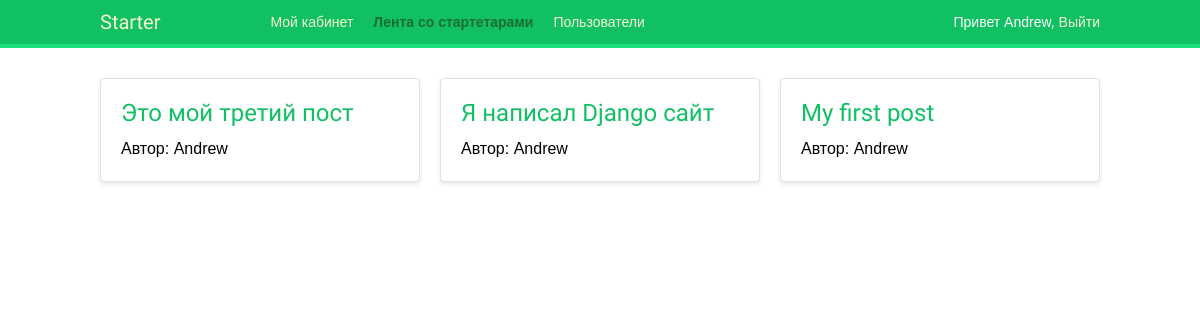
Before: /account/ (signed in) with the older database file.
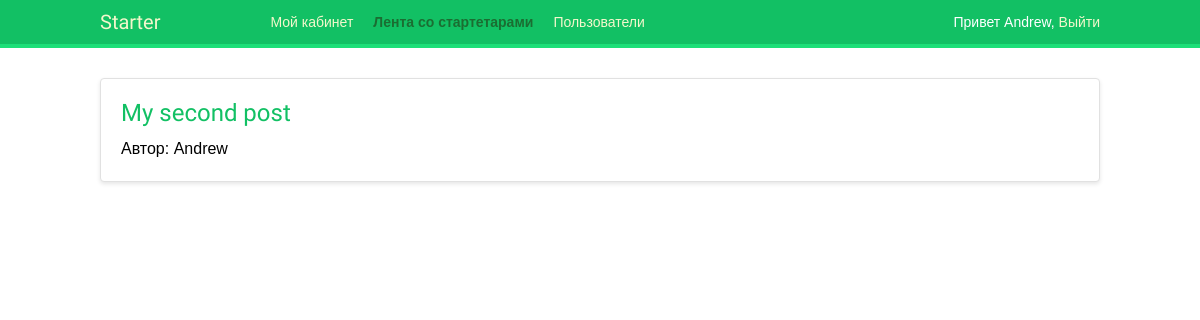
After: the same page with the newer database file.
### webprog/models.py (models this page shows, shortened)
class Post(models.Model):
    title = models.CharField(max_length=250)
    slug = models.SlugField(max_length=250,
                            unique_for_date='created')
    author = models.ForeignKey(User,
                               on_delete=models.CASCADE,
                               related_name='blog_posts')
    topic = models.CharField(max_length=30)
    body = models.TextField()
    created = models.DateTimeField(auto_now_add=True)
    updated = models.DateTimeField(auto_now=True)
    class Meta:
        ordering = ['-created']
        indexes = [
            models.Index(fields=['-created'])
        ]
    def get_absolute_url(self):
        return reverse('webprog:post',
                       args=[self.created.year,
                             self.created.month,
                             self.created.day,
                             self.slug])

### webprog/views.py (the view)
# urls.py: path('', webprog.views.post_list, name='dashboard'),
def post_list(request):
    posts = Post.objects.all()
    return render(request, 'webprog/post/list.html', {'section':'list','posts': posts})

### webprog/templates/webprog/post/list.html (shortened to what this page needs)
{% extends "webprog/base.html" %}
{% block content %}
<div class="posts-container">
    {% for post in posts %}
    <article class="post">
        <a href="{{post.get_absolute_url}}">
            <h2>{{ post.title }}</h2></a>
        <p>Автор: {{ post.author }}</p>
    </article>
    {% empty %}
    <p>Нет доступных постов.</p>
    {% endfor %}
</div>
{% endblock %}

Changed rows visible on the page:
removed Post: title "Это мой третий пост", author "Andrew"
removed Post: title "Я написал Django сайт", author "Andrew"
changed Post "Andrew": title "My first post" → "My second post"
